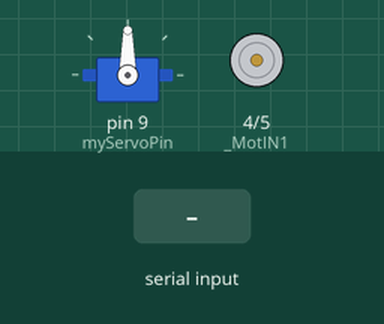
Bench run of a sketch on a simulated Arduino Uno, built with avr-gcc and run on an emulated ATmega328P. Shown: servo, motor-driver pin pairs drawn as motors (green arrow = first pin HIGH = forward, orange = second pin HIGH = backward, longer = more drive, scaled by the enable pin). The test bench sets the inputs (shaded band).

Above: at 1.2 s.
1.3 s: byte 70 (BLUETOOTH_FW) received over Serial
At 2.0 s:
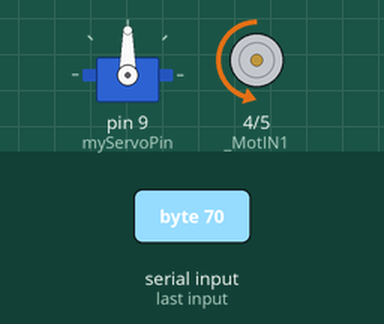
2.8 s: byte 66 (BLUETOOTH_BW) received over Serial
At 3.2 s:
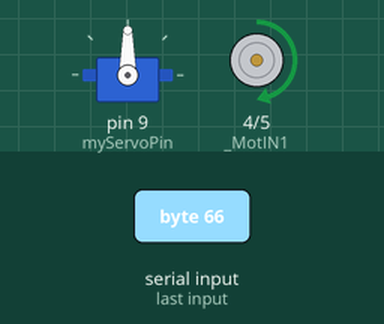
4.3 s: byte 76 (BLUETOOTH_LEFT) received over Serial
At 5.5 s:
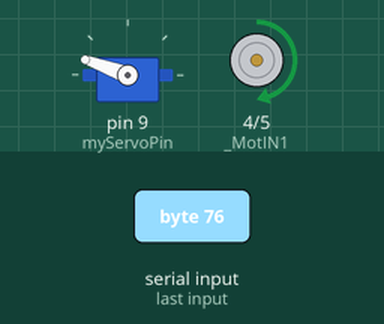
5.8 s: byte 83 (BLUETOOTH_STOP) received over Serial
At 6.8 s:
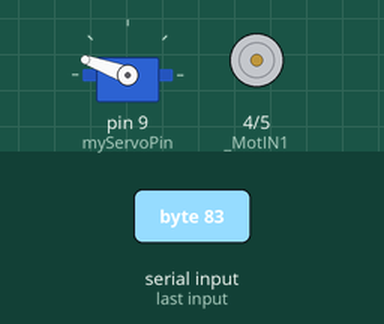
7.3 s: byte 82 (BLUETOOTH_RIGHT) received over Serial
At 8.0 s:
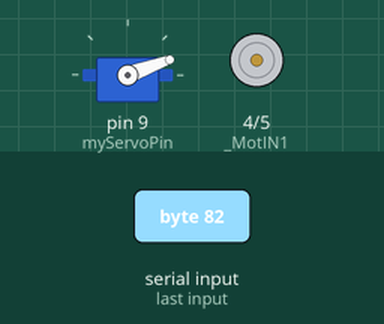
8.8 s: byte 70 (BLUETOOTH_FW) received over Serial
At 9.2 s:
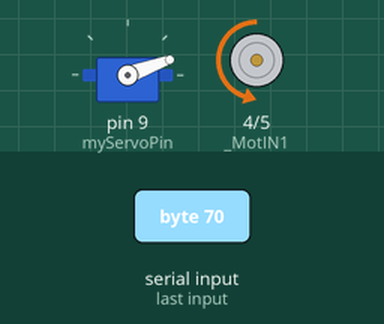
Timing chart, 0 to 11.3 s (numbered marks = the images above; inputs shaded):
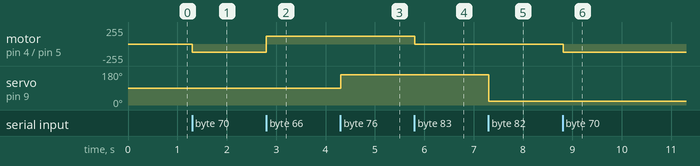

The sketch:

SuperCar_BluetoothVersion.ino
```cpp
#include "Car.hpp"
/*

*/

#define BLUETOOTH_STOP  'S'
#define BLUETOOTH_FW    'F'
#define BLUETOOTH_BW    'B'

#define BLUETOOTH_STRAIGHT  'T'
#define BLUETOOTH_LEFT      'L'
#define BLUETOOTH_RIGHT     'R'

const byte MotIN1=4, MotIN2=5, MotENA=6, MotENB=0, MotIN3=0, MotIN4=0, myServoPin=9;

char bluetoothIn = 0;

Car GoGoCar(myServoPin,MotIN1,MotIN2,MotENA,0,0,0);

void setup() {
  GoGoCar.init();
  Serial.begin(9600);
}

void loop() {
  /*Bluetooth code goes here.*/
  if(Serial.available())
  {
    bluetoothIn = Serial.read();
  }

  /*Check incoming command.*/
  if(bluetoothIn == BLUETOOTH_STOP)
  {
      GoGoCar.move_car(CAR_STOP);
      bluetoothIn = 0;
  }
  else if(bluetoothIn == BLUETOOTH_FW)
  {
      GoGoCar.move_car(CAR_FW);
      bluetoothIn = 0;
  }
  else if(bluetoothIn == BLUETOOTH_BW)
  {
      GoGoCar.move_car(CAR_BW);
      bluetoothIn = 0;
  }
  else
  {
    /*wait*/
  }

  if(bluetoothIn == BLUETOOTH_STRAIGHT)
  {
      GoGoCar.steer_car(CAR_STRAIGHT);
      bluetoothIn = 0;
  }
  else if(bluetoothIn == BLUETOOTH_LEFT)
  {
      GoGoCar.steer_car(CAR_LEFT);
      bluetoothIn = 0;
  }
  else if(bluetoothIn == BLUETOOTH_RIGHT)
  {
      GoGoCar.steer_car(CAR_RIGHT);
      bluetoothIn = 0;
  }
  else
  {
    /*wait*/
  }

  /*Car moves here.*/
  GoGoCar.go();
  delay(100);
}
```

Car.cpp
```cpp
#include "Car.hpp"


  Car::Car(byte servoPin,byte MotIN1, byte MotIN2, byte MotENA, byte MotENB, byte MotIN3, byte MotIN4)
  {
    _MotIN1 = MotIN1;
    _MotIN2 = MotIN2;
    _MotENA = MotENA;
    _MotENB = MotENB;
    _MotIN3 = MotIN3;
    _MotIN4 = MotIN4;
    _servoPin = servoPin;
    _servoAttached = 0;
    _fw_bw_stop = CAR_STOP;
    _l_r_straight = CAR_STRAIGHT;
  }
  void Car::init(void)
  {
    pinMode(_MotIN1,OUTPUT);
    pinMode(_MotIN2,OUTPUT);
    pinMode(_MotENA,OUTPUT);
    if(_MotENB != 0)
    {
      pinMode(_MotENB,OUTPUT);
      pinMode(_MotIN3,OUTPUT);
      pinMode(_MotIN4,OUTPUT);
    }
    pinMode(_servoPin,OUTPUT);
    if(_servoAttached == 0)
    {
      _servo.attach(_servoPin);
      _servoAttached = 1;
    }
    else
    {

    }
    _fw_bw_stop = CAR_STOP;
    _l_r_straight = CAR_STRAIGHT;
  }
  void Car::init(byte SERVO_LEFT,byte SERVO_STRAIGHT,byte SERVO_RIGHT,byte CAR_SPEED, byte _motor_reversed, byte _servo_reversed)
  {
    _SERVO_LEFT=SERVO_LEFT;
    _SERVO_STRAIGHT=SERVO_STRAIGHT;
    _SERVO_RIGHT=SERVO_RIGHT;
    _CAR_SPEED = CAR_SPEED;

    pinMode(_MotIN1,OUTPUT);
    pinMode(_MotIN2,OUTPUT);
    pinMode(_MotENA,OUTPUT);
    if(_MotENB != 0)
    {
      pinMode(_MotENB,OUTPUT);
      pinMode(_MotIN3,OUTPUT);
      pinMode(_MotIN4,OUTPUT);
    }

    digitalWrite(_MotIN1,LOW);
    digitalWrite(_MotIN2,LOW);
    digitalWrite(_MotENA,LOW);
    if(_MotENB != 0)
    {
      digitalWrite(_MotENB,LOW);
      digitalWrite(_MotIN3,LOW);
      digitalWrite(_MotIN4,LOW);
    }

    pinMode(_servoPin,OUTPUT);
    if(_servoAttached == 0)
    {
      _servo.attach(_servoPin);
      _servoAttached = 1;
    }
    else
    {

    }
    _fw_bw_stop = CAR_STOP;
    _l_r_straight = CAR_STRAIGHT;
  }
  void Car::move_car(byte fw_bw_or_stop)
  {
    switch(fw_bw_or_stop)
    {
      case CAR_STOP:
        _fw_bw_stop = CAR_STOP;
        //_motor_stop();
        break;
      case CAR_FW:
        _fw_bw_stop = CAR_FW;
       // _motor_fw();
        break;
      case CAR_BW:
        _fw_bw_stop = CAR_BW;
        //_motor_bw()
        break;
      default:
         _fw_bw_stop = CAR_STOP;
         _motor_stop();
        break;
    }
  }
  void Car::steer_car(byte l_r_or_straight)
  {
    switch(l_r_or_straight)
    {
      case CAR_STRAIGHT:
        _l_r_straight = CAR_STRAIGHT;
        //_servo_straight();
        break;
      case CAR_LEFT:
        _l_r_straight = CAR_LEFT;
        //_servo_left();
        break;
      case CAR_RIGHT:
         _l_r_straight = CAR_RIGHT;
        //_servo_right();
        break;
      default:
        _l_r_straight = CAR_STRAIGHT;
        _servo_straight();
        break;
    }
  }
  void Car::go(void)
  {
    switch(_fw_bw_stop)
    {
      case CAR_STOP:
        _motor_stop();
        break;
      case CAR_FW:
        _motor_fw();
        break;
      case CAR_BW:
        _motor_bw();
        break;
      default:
         _fw_bw_stop = CAR_STOP;
         _motor_stop();
        break;
    }
    switch(_l_r_straight)
    {
      case CAR_STRAIGHT:
        _servo_straight();
        break;
      case CAR_LEFT:
        _servo_left();
        break;
      case CAR_RIGHT:
        _servo_right();
        break;
      default:
        _l_r_straight = CAR_STRAIGHT;
        _servo_straight();
        break;
    }
  }
  void Car::_motor_stop(void)
  {
      digitalWrite(_MotIN1,LOW);
      digitalWrite(_MotIN2,LOW);
      digitalWrite(_MotENA,LOW);
      if(_MotENB != 0)
      {
        digitalWrite(_MotENB,LOW);
        digitalWrite(_MotIN3,LOW);
        digitalWrite(_MotIN4,LOW);
      }

  }
  void Car::_motor_fw(void)
  {
    if(_motor_reversed == 0)
    {
      digitalWrite(_MotIN1,LOW);
      digitalWrite(_MotIN2,HIGH);
      analogWrite(_MotENA,_CAR_SPEED);
      if(_MotENB != 0)
      {
        analogWrite(_MotENB,_CAR_SPEED);
        digitalWrite(_MotIN3,LOW);
        digitalWrite(_MotIN4,HIGH);
      }
    }
    else
    {
      digitalWrite(_MotIN1,HIGH);
      digitalWrite(_MotIN2,LOW);
      analogWrite(_MotENA,_CAR_SPEED);
      if(_MotENB != 0)
      {
        analogWrite(_MotENB,_CAR_SPEED);
        digitalWrite(_MotIN3,HIGH);
        digitalWrite(_MotIN4,LOW);
      }
    }
  }
  void Car::_motor_bw(void)
  {
    if(_motor_reversed == 0)
    {
      digitalWrite(_MotIN1,HIGH);
      digitalWrite(_MotIN2,LOW);
      analogWrite(_MotENA,_CAR_SPEED);
      if(_MotENB != 0)
      {
        analogWrite(_MotENB,_CAR_SPEED);
        digitalWrite(_MotIN3,HIGH);
        digitalWrite(_MotIN4,LOW);
      }
    }
    else
    {
      digitalWrite(_MotIN1,LOW);
      digitalWrite(_MotIN2,HIGH);
      analogWrite(_MotENA,_CAR_SPEED);
      if(_MotENB != 0)
      {
        analogWrite(_MotENB,_CAR_SPEED);
        digitalWrite(_MotIN3,LOW);
        digitalWrite(_MotIN4,HIGH);
      }
    }
  }
  void Car::_servo_straight(void)
  {
    if(_servoAttached == 1)
    {
      _servo.write(_SERVO_STRAIGHT);
    }
  }
  void Car::_servo_left(void)
  {
    if(_servoAttached == 1)
    {
      if(_servo_reversed == 0)
      {
        _servo.write(_SERVO_LEFT);
      }
      else
      {
        _servo.write(_SERVO_RIGHT);
      }
    }
  }
  void Car::_servo_right(void)
  {
    if(_servoAttached == 1)
    {
      if(_servo_reversed == 0)
      {
        _servo.write(_SERVO_RIGHT);
      }
      else
      {
        _servo.write(_SERVO_LEFT);
      }
    }
  }
```

Car.hpp
```cpp
#ifndef CAR_HPP_
#define CAR_HPP_

#include <Servo.h>
#include <Arduino.h>

#define CAR_STOP  0
#define CAR_FW  1
#define CAR_BW 2
#define CAR_STRAIGHT  3
#define CAR_LEFT 4
#define CAR_RIGHT  5

class Car {

  private: byte _SERVO_LEFT=160,_SERVO_STRAIGHT=90,_SERVO_RIGHT=20,_CAR_SPEED = 120,_CURRENT_SPEED = 0,_CURRENT_DIR = CAR_STOP;
  private: byte _MotIN1, _MotIN2, _MotENA, _MotENB = 0, _MotIN3, _MotIN4, _servoPin,_servoAttached,_fw_bw_stop,_l_r_straight,_motor_reversed = 0, _servo_reversed = 0;
  private: Servo _servo;
  public: Car(byte servoPin,byte MotIN1, byte MotIN2, byte MotENA, byte MotENB = 0, byte MotIN3 = 0, byte MotIN4 = 0);
  public: void init(void);
  public: void init(byte SERVO_LEFT,byte SERVO_STRAIGHT,byte SERVO_RIGHT,byte CAR_SPEED, byte _motor_reversed = 0, byte _servo_reversed = 0);
  public: void move_car(byte fw_bw_or_stop);
  public: void steer_car(byte l_r_or_straight);
  public: void go(void);

  private:
    void _motor_stop(void);
    void _motor_fw(void);
    void _motor_bw(void);
    void _servo_straight(void);
    void _servo_left(void);
    void _servo_right(void);
};

#endif CAR_HPP_
```

Measured:
- after the input at 1.3 s, motor on pin 4 (_MotIN1) / pin 5 (_MotIN2): stopped → backward 120/255 at once
- after the input at 2.8 s, motor on pin 4 (_MotIN1) / pin 5 (_MotIN2): backward 120/255 → forward 120/255 at once
- after the input at 4.3 s, servo on pin 9 (myServoPin): 90° → 160° at once
- after the input at 5.8 s, motor on pin 4 (_MotIN1) / pin 5 (_MotIN2): forward 120/255 → stopped at once
- after the input at 7.3 s, servo on pin 9 (myServoPin): 160° → 20° at once
- after the input at 8.8 s, motor on pin 4 (_MotIN1) / pin 5 (_MotIN2): stopped → backward 120/255 at once
